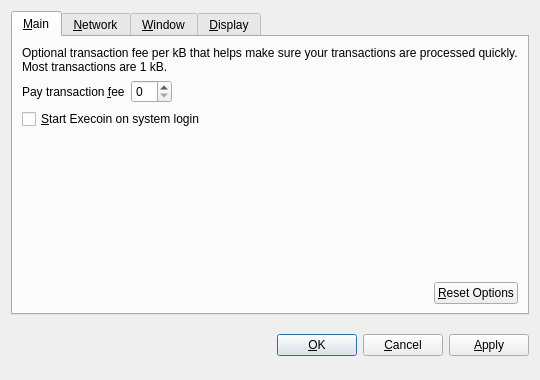
<?xml version="1.0" encoding="UTF-8"?>
<ui version="4.0">
 <class>OptionsDialog</class>
 <widget class="QDialog" name="OptionsDialog">
  <property name="geometry">
   <rect>
    <x>0</x>
    <y>0</y>
    <width>540</width>
    <height>380</height>
   </rect>
  </property>
  <property name="windowTitle">
   <string>Options</string>
  </property>
  <property name="modal">
   <bool>true</bool>
  </property>
  <layout class="QVBoxLayout" name="verticalLayout">
   <item>
    <widget class="QTabWidget" name="tabWidget">
     <property name="tabPosition">
      <enum>QTabWidget::North</enum>
     </property>
     <property name="currentIndex">
      <number>0</number>
     </property>
     <widget class="QWidget" name="tabMain">
      <attribute name="title">
       <string>&amp;Main</string>
      </attribute>
      <layout class="QVBoxLayout" name="verticalLayout_Main">
       <item>
        <widget class="QLabel" name="transactionFeeInfoLabel">
         <property name="text">
          <string>Optional transaction fee per kB that helps make sure your transactions are processed quickly. Most transactions are 1 kB.</string>
         </property>
         <property name="textFormat">
          <enum>Qt::PlainText</enum>
         </property>
         <property name="wordWrap">
          <bool>true</bool>
         </property>
        </widget>
       </item>
       <item>
        <layout class="QHBoxLayout" name="horizontalLayout_1_Main">
         <item>
          <widget class="QLabel" name="transactionFeeLabel">
           <property name="text">
            <string>Pay transaction &amp;fee</string>
           </property>
           <property name="textFormat">
            <enum>Qt::PlainText</enum>
           </property>
           <property name="buddy">
            <cstring>transactionFee</cstring>
           </property>
          </widget>
         </item>
         <item>
          <widget class="BitcoinAmountField" name="transactionFee"/>
         </item>
         <item>
          <spacer name="horizontalSpacer_1_Main">
           <property name="orientation">
            <enum>Qt::Horizontal</enum>
           </property>
           <property name="sizeHint" stdset="0">
            <size>
             <width>40</width>
             <height>20</height>
            </size>
           </property>
          </spacer>
         </item>
        </layout>
       </item>
       <item>
        <widget class="QCheckBox" name="bitcoinAtStartup">
         <property name="toolTip">
          <string>Automatically start Execoin after logging in to the system.</string>
         </property>
         <property name="text">
          <string>&amp;Start Execoin on system login</string>
         </property>
        </widget>
       </item>
       <item>
        <spacer name="verticalSpacer_Main">
         <property name="orientation">
          <enum>Qt::Vertical</enum>
         </property>
         <property name="sizeHint" stdset="0">
          <size>
           <width>20</width>
           <height>40</height>
          </size>
         </property>
        </spacer>
       </item>
       <item>
        <layout class="QHBoxLayout" name="horizontalLayout_2_Main">
         <item>
          <spacer name="horizontalSpacer_2_Main">
           <property name="orientation">
            <enum>Qt::Horizontal</enum>
           </property>
           <property name="sizeHint" stdset="0">
            <size>
             <width>40</width>
             <height>20</height>
            </size>
           </property>
          </spacer>
         </item>
         <item>
          <widget class="QPushButton" name="resetButton">
           <property name="toolTip">
            <string>Reset all client options to default.</string>
           </property>
           <property name="text">
            <string>&amp;Reset Options</string>
           </property>
           <property name="autoDefault">
            <bool>false</bool>
           </property>
          </widget>
         </item>
        </layout>
       </item>
      </layout>
     </widget>
     <widget class="QWidget" name="tabNetwork">
      <attribute name="title">
       <string>&amp;Network</string>
      </attribute>
      <layout class="QVBoxLayout" name="verticalLayout_Network">
       <item>
        <widget class="QCheckBox" name="mapPortUpnp">
         <property name="toolTip">
          <string>Automatically open the Execoin client port on the router. This only works when your router supports UPnP and it is enabled.</string>
         </property>
         <property name="text">
          <string>Map port using &amp;UPnP</string>
         </property>
        </widget>
       </item>
       <item>
        <widget class="QCheckBox" name="connectSocks">
         <property name="toolTip">
          <string>Connect to the Execoin network through a SOCKS proxy (e.g. when connecting through Tor).</string>
         </property>
         <property name="text">
          <string>&amp;Connect through SOCKS proxy:</string>
         </property>
        </widget>
       </item>
       <item>
        <layout class="QHBoxLayout" name="horizontalLayout_Network">
         <item>
          <widget class="QLabel" name="proxyIpLabel">
           <property name="text">
            <string>Proxy &amp;IP:</string>
           </property>
           <property name="textFormat">
            <enum>Qt::PlainText</enum>
           </property>
           <property name="buddy">
            <cstring>proxyIp</cstring>
           </property>
          </widget>
         </item>
         <item>
          <widget class="QValidatedLineEdit" name="proxyIp">
           <property name="maximumSize">
            <size>
             <width>140</width>
             <height>16777215</height>
            </size>
           </property>
           <property name="toolTip">
            <string>IP address of the proxy (e.g. 127.0.0.1)</string>
           </property>
          </widget>
         </item>
         <item>
          <widget class="QLabel" name="proxyPortLabel">
           <property name="text">
            <string>&amp;Port:</string>
           </property>
           <property name="textFormat">
            <enum>Qt::PlainText</enum>
           </property>
           <property name="buddy">
            <cstring>proxyPort</cstring>
           </property>
          </widget>
         </item>
         <item>
          <widget class="QLineEdit" name="proxyPort">
           <property name="maximumSize">
            <size>
             <width>55</width>
             <height>16777215</height>
            </size>
           </property>
           <property name="toolTip">
            <string>Port of the proxy (e.g. 9050)</string>
           </property>
          </widget>
         </item>
         <item>
          <widget class="QLabel" name="socksVersionLabel">
           <property name="text">
            <string>SOCKS &amp;Version:</string>
           </property>
           <property name="textFormat">
            <enum>Qt::PlainText</enum>
           </property>
           <property name="buddy">
            <cstring>socksVersion</cstring>
           </property>
          </widget>
         </item>
         <item>
          <widget class="QValueComboBox" name="socksVersion">
           <property name="toolTip">
            <string>SOCKS version of the proxy (e.g. 5)</string>
           </property>
          </widget>
         </item>
         <item>
          <spacer name="horizontalSpacer_Network">
           <property name="orientation">
            <enum>Qt::Horizontal</enum>
           </property>
           <property name="sizeHint" stdset="0">
            <size>
             <width>40</width>
             <height>20</height>
            </size>
           </property>
          </spacer>
         </item>
        </layout>
       </item>
       <item>
        <spacer name="verticalSpacer_Network">
         <property name="orientation">
          <enum>Qt::Vertical</enum>
         </property>
         <property name="sizeHint" stdset="0">
          <size>
           <width>20</width>
           <height>40</height>
          </size>
         </property>
        </spacer>
       </item>
      </layout>
     </widget>
     <widget class="QWidget" name="tabWindow">
      <attribute name="title">
       <string>&amp;Window</string>
      </attribute>
      <layout class="QVBoxLayout" name="verticalLayout_Window">
       <item>
        <widget class="QCheckBox" name="minimizeToTray">
         <property name="toolTip">
          <string>Show only a tray icon after minimizing the window.</string>
         </property>
         <property name="text">
          <string>&amp;Minimize to the tray instead of the taskbar</string>
         </property>
        </widget>
       </item>
       <item>
        <widget class="QCheckBox" name="minimizeOnClose">
         <property name="toolTip">
          <string>Minimize instead of exit the application when the window is closed. When this option is enabled, the application will be closed only after selecting Quit in the menu.</string>
         </property>
         <property name="text">
          <string>M&amp;inimize on close</string>
         </property>
        </widget>
       </item>
       <item>
        <spacer name="verticalSpacer_Window">
         <property name="orientation">
          <enum>Qt::Vertical</enum>
         </property>
         <property name="sizeHint" stdset="0">
          <size>
           <width>20</width>
           <height>40</height>
          </size>
         </property>
        </spacer>
       </item>
      </layout>
     </widget>
     <widget class="QWidget" name="tabDisplay">
      <attribute name="title">
       <string>&amp;Display</string>
      </attribute>
      <layout class="QVBoxLayout" name="verticalLayout_Display">
       <item>
        <layout class="QHBoxLayout" name="horizontalLayout_1_Display">
         <item>
          <widget class="QLabel" name="langLabel">
           <property name="text">
            <string>User Interface &amp;language:</string>
           </property>
           <property name="textFormat">
            <enum>Qt::PlainText</enum>
           </property>
           <property name="buddy">
            <cstring>lang</cstring>
           </property>
          </widget>
         </item>
         <item>
          <widget class="QValueComboBox" name="lang">
           <property name="toolTip">
            <string>The user interface language can be set here. This setting will take effect after restarting Execoin.</string>
           </property>
          </widget>
         </item>
        </layout>
       </item>
       <item>
        <layout class="QHBoxLayout" name="horizontalLayout_2_Display">
         <item>
          <widget class="QLabel" name="unitLabel">
           <property name="text">
            <string>&amp;Unit to show amounts in:</string>
           </property>
           <property name="textFormat">
            <enum>Qt::PlainText</enum>
           </property>
           <property name="buddy">
            <cstring>unit</cstring>
           </property>
          </widget>
         </item>
         <item>
          <widget class="QValueComboBox" name="unit">
           <property name="toolTip">
            <string>Choose the default subdivision unit to show in the interface and when sending coins.</string>
           </property>
          </widget>
         </item>
        </layout>
       </item>
       <item>
        <widget class="QCheckBox" name="displayAddresses">
         <property name="toolTip">
          <string>Whether to show Execoin addresses in the transaction list or not.</string>
         </property>
         <property name="text">
          <string>&amp;Display addresses in transaction list</string>
         </property>
        </widget>
       </item>
       <item>
        <widget class="QCheckBox" name="coinControlFeatures">
         <property name="toolTip">
          <string>Whether to show coin control features or not.</string>
         </property>
         <property name="text">
          <string>Display coin &amp;control features (experts only!)</string>
         </property>
        </widget>
       </item>
       <item>
        <spacer name="verticalSpacer_Display">
         <property name="orientation">
          <enum>Qt::Vertical</enum>
         </property>
         <property name="sizeHint" stdset="0">
          <size>
           <width>20</width>
           <height>40</height>
          </size>
         </property>
        </spacer>
       </item>
      </layout>
     </widget>
    </widget>
   </item>
   <item>
    <layout class="QHBoxLayout" name="horizontalLayout_Buttons">
     <item>
      <spacer name="horizontalSpacer_1">
       <property name="orientation">
        <enum>Qt::Horizontal</enum>
       </property>
       <property name="sizeHint" stdset="0">
        <size>
         <width>40</width>
         <height>48</height>
        </size>
       </property>
      </spacer>
     </item>
     <item>
      <widget class="QLabel" name="statusLabel">
       <property name="font">
        <font>
         <weight>75</weight>
         <bold>true</bold>
        </font>
       </property>
       <property name="text">
        <string/>
       </property>
       <property name="textFormat">
        <enum>Qt::PlainText</enum>
       </property>
       <property name="wordWrap">
        <bool>true</bool>
       </property>
      </widget>
     </item>
     <item>
      <spacer name="horizontalSpacer_2">
       <property name="orientation">
        <enum>Qt::Horizontal</enum>
       </property>
       <property name="sizeHint" stdset="0">
        <size>
         <width>40</width>
         <height>48</height>
        </size>
       </property>
      </spacer>
     </item>
     <item>
      <widget class="QPushButton" name="okButton">
       <property name="text">
        <string>&amp;OK</string>
       </property>
      </widget>
     </item>
     <item>
      <widget class="QPushButton" name="cancelButton">
       <property name="text">
        <string>&amp;Cancel</string>
       </property>
       <property name="autoDefault">
        <bool>false</bool>
       </property>
      </widget>
     </item>
     <item>
      <widget class="QPushButton" name="applyButton">
       <property name="text">
        <string>&amp;Apply</string>
       </property>
       <property name="autoDefault">
        <bool>false</bool>
       </property>
      </widget>
     </item>
    </layout>
   </item>
  </layout>
 </widget>
 <customwidgets>
  <customwidget>
   <class>BitcoinAmountField</class>
   <extends>QSpinBox</extends>
   <header>bitcoinamountfield.h</header>
  </customwidget>
  <customwidget>
   <class>QValueComboBox</class>
   <extends>QComboBox</extends>
   <header>qvaluecombobox.h</header>
  </customwidget>
  <customwidget>
   <class>QValidatedLineEdit</class>
   <extends>QLineEdit</extends>
   <header>qvalidatedlineedit.h</header>
  </customwidget>
 </customwidgets>
 <resources/>
 <connections/>
</ui>
